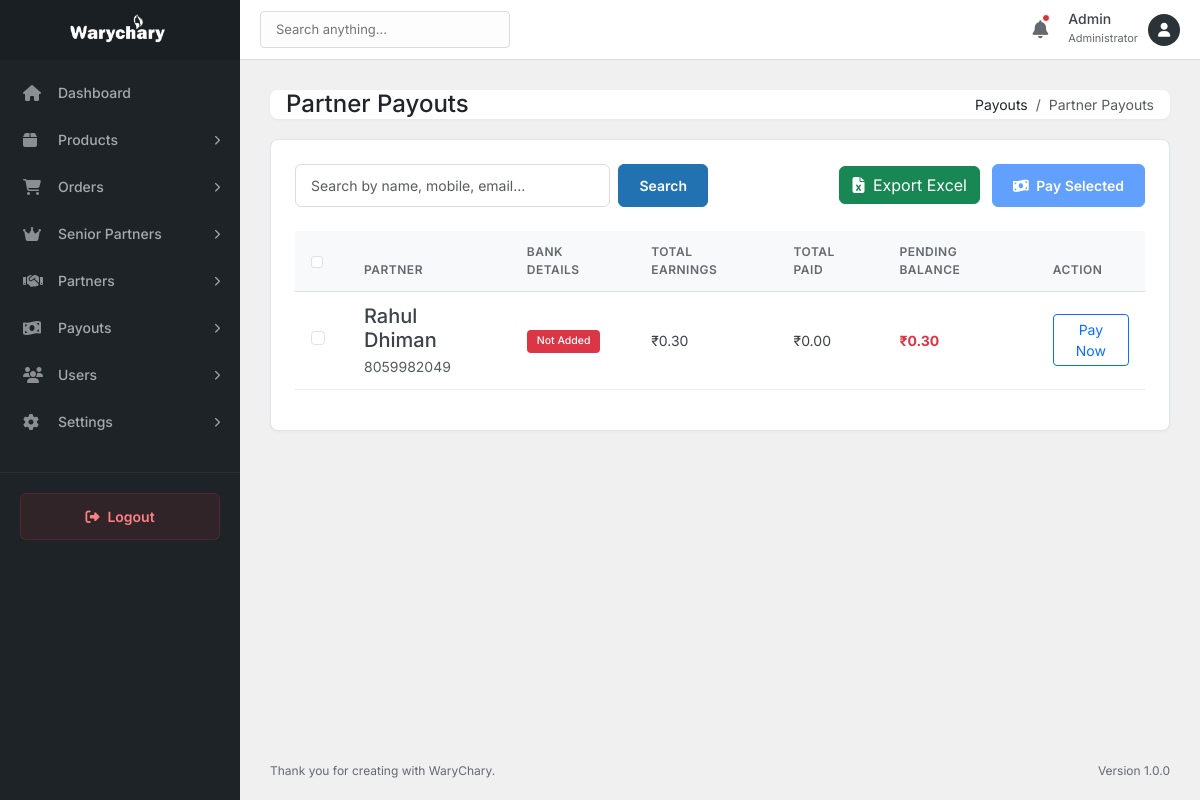
/admin/payouts/partner-payouts.php (signed in), run on an earlier commit of the app's database.
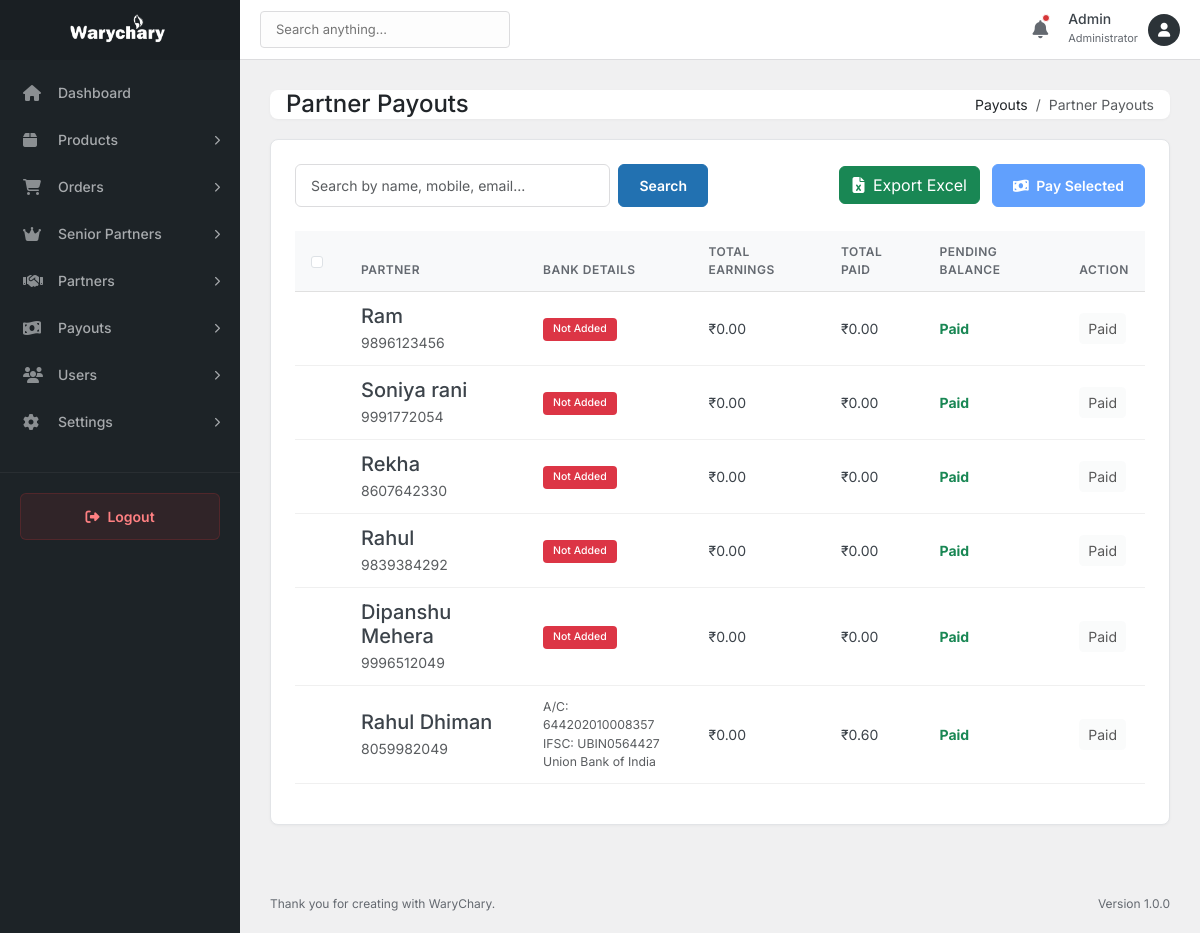
And on a later commit of the database.
### tables this page shows
CREATE TABLE `partners` (
  `id` int(11) NOT NULL AUTO_INCREMENT,
  `senior_partner_id` int(11) NOT NULL,
  `name` varchar(255) NOT NULL,
  `email` varchar(255) NOT NULL,
  `mobile` varchar(20) NOT NULL,
  `gender` enum('Male','Female','Other') NOT NULL,
  `image` varchar(255) DEFAULT NULL,
  `state` varchar(100) NOT NULL,
  `city` varchar(100) NOT NULL,
  `pincode` varchar(20) NOT NULL,
  `address` text NOT NULL,
  `password` varchar(255) NOT NULL,
  `status` enum('active','inactive','pending') DEFAULT 'active',
  `referral_code` varchar(50) DEFAULT NULL,
  `commission` decimal(10,2) DEFAULT 15.00,
  `created_at` timestamp NULL DEFAULT current_timestamp(),
  `updated_at` timestamp NULL DEFAULT current_timestamp() ON UPDATE current_timestamp(),
  `earning` decimal(10,2) NOT NULL DEFAULT 0.00,
  `total_earnings` decimal(10,2) NOT NULL DEFAULT 0.00,
  PRIMARY KEY (`id`),
  UNIQUE KEY `email` (`email`),
  UNIQUE KEY `referral_code` (`referral_code`),
  KEY `senior_partner_id` (`senior_partner_id`),
  CONSTRAINT `partners_ibfk_1` FOREIGN KEY (`senior_partner_id`) REFERENCES `senior_partners` (`id`) ON DELETE CASCADE
);

### admin/payouts/partner-payouts.php (the view, shortened to what the changed rows need)
<?php
$database = new Database();
$db = $database->getConnection();
$limit = 15;
$pageNum = isset($_GET['page']) ? (int)$_GET['page'] : 1;
$offset = ($pageNum - 1) * $limit;
$sql = "SELECT
            p.id,
            p.name,
            p.mobile,
            p.email,
            COALESCE(e.total_earnings, 0) as total_earnings,
            COALESCE(ph.total_paid, 0) as total_paid,
            bd.account_number,
            bd.ifsc_code,
            bd.bank_name
        FROM partners p
        LEFT JOIN (
            SELECT partner_id, SUM(amount) as total_earnings
            FROM partner_earnings
            GROUP BY partner_id
        ) e ON p.id = e.partner_id
        LEFT JOIN (
            SELECT user_id, SUM(amount) as total_paid
            FROM payout_history
            WHERE user_type = 'partner' AND status = 'processed'
            GROUP BY user_id
        ) ph ON p.id = ph.user_id
        LEFT JOIN bank_details bd ON p.id = bd.user_id AND bd.user_type = 'partner'
        WHERE 1=1";
$sql .= " ORDER BY p.id DESC";
$sql .= " LIMIT :limit OFFSET :offset";
$stmt = $db->prepare($sql);
$stmt->bindValue(':limit', $limit, PDO::PARAM_INT);
$stmt->bindValue(':offset', $offset, PDO::PARAM_INT);
$stmt->execute();
$partners = $stmt->fetchAll(PDO::FETCH_ASSOC);
include_once '../includes/header.php';
?>
<div class="row">
    <div class="col-12">
        <div class="card">
            <div class="card-body">
                <div class="table-responsive">
                    <table class="table align-middle table-nowrap table-hover">
                        <thead class="table-light">
                            <tr>
                                <th style="width: 20px;">
                                    <div class="form-check font-size-16">
                                        <input class="form-check-input" type="checkbox" id="checkAll">
                                    </div>
                                </th>
                                <th>Partner</th>
                                <th>Bank Details</th>
                                <th>Total Earnings</th>
                                <th>Total Paid</th>
                                <th>Pending Balance</th>
                                <th>Action</th>
                            </tr>
                        </thead>
                        <tbody>
                            <?php if (count($partners) > 0): ?>
                                <?php foreach ($partners as $p):
                                    $pending = $p['total_earnings'] - $p['total_paid'];
                                ?>
                                <tr>
                                    <td>
                                        <?php if ($pending > 0): ?>
                                        <div class="form-check font-size-16">
                                            <input class="form-check-input payout-checkbox" type="checkbox" name="payout_ids[]" value="<?php echo $p['id']; ?>" data-amount="<?php echo $pending; ?>">
                                        </div>
                                        <?php endif; ?>
                                    </td>
                                    <td>
                                        <h5 class="font-size-14 mb-1"><?php echo htmlspecialchars($p['name']); ?></h5>
                                        <p class="text-muted mb-0"><?php echo htmlspecialchars($p['mobile']); ?></p>
                                    </td>
                                    <td>
                                        <?php if (!empty($p['account_number'])): ?>
                                            <small class="d-block text-muted">A/C: <?php echo htmlspecialchars($p['account_number']); ?></small>
                                            <small class="d-block text-muted">IFSC: <?php echo htmlspecialchars($p['ifsc_code']); ?></small>
                                            <small class="d-block text-muted"><?php echo htmlspecialchars($p['bank_name']); ?></small>
                                        <?php else: ?>
                                            <span class="badge bg-danger">Not Added</span>
                                        <?php endif; ?>
                                    </td>
                                    <td>₹<?php echo number_format($p['total_earnings'], 2); ?></td>
                                    <td>₹<?php echo number_format($p['total_paid'], 2); ?></td>
                                    <td>
                                        <?php if ($pending > 0): ?>
                                            <span class="fw-bold text-danger">₹<?php echo number_format($pending, 2); ?></span>
                                        <?php else: ?>
                                            <span class="fw-bold text-success">Paid</span>
                                        <?php endif; ?>
                                    </td>
                                    <td>
                                        <?php if ($pending > 0): ?>
                                            <button type="button" class="btn btn-sm btn-outline-primary btn-pay-single"
                                                data-id="<?php echo $p['id']; ?>"
                                                data-name="<?php echo htmlspecialchars($p['name']); ?>"
                                                data-amount="<?php echo $pending; ?>">
                                                Pay Now
                                            </button>
                                        <?php else: ?>
                                            <button class="btn btn-sm btn-light" disabled>Paid</button>
                                        <?php endif; ?>
                                    </td>
                                </tr>
                                <?php endforeach; ?>
                            <?php else: ?>
                                <tr>
                                    <td colspan="7" class="text-center">No partners found.</td>
                                </tr>
                            <?php endif; ?>
                        </tbody>
                    </table>
                </div>
            </div>
        </div>
    </div>
</div>
<?php include_once '../includes/footer.php'; ?>

What changed in the data, as far as the page shows it:
added partners: name "Ram", mobile "9896123456", shows "Not Added", total_earnings "0.00", total_paid "0.00", shows "Paid"
added partners: name "Soniya rani", mobile "9991772054", shows "Not Added", total_earnings "0.00", total_paid "0.00", shows "Paid"
added partners: name "Rekha", mobile "8607642330", shows "Not Added", total_earnings "0.00", total_paid "0.00", shows "Paid"
added partners: name "Rahul", mobile "9839384292", shows "Not Added", total_earnings "0.00", total_paid "0.00", shows "Paid"
added partners: name "Dipanshu Mehera", mobile "9996512049", shows "Not Added", total_earnings "0.00", total_paid "0.00", shows "Paid"
changed partners "Rahul Dhiman": account_number (not shown) → "644202010008357"; ifsc_code (not shown) → "UBIN0564427"; bank_name (not shown) → "Union Bank of India"; total_earnings "0.30" → "0.00"; total_paid "0.00" → "0.60"; id "☐" → (not shown); pending "0.30" → (not shown); text "Not Added ₹ Pay Now" → "A/C: IFSC: Paid Paid"
